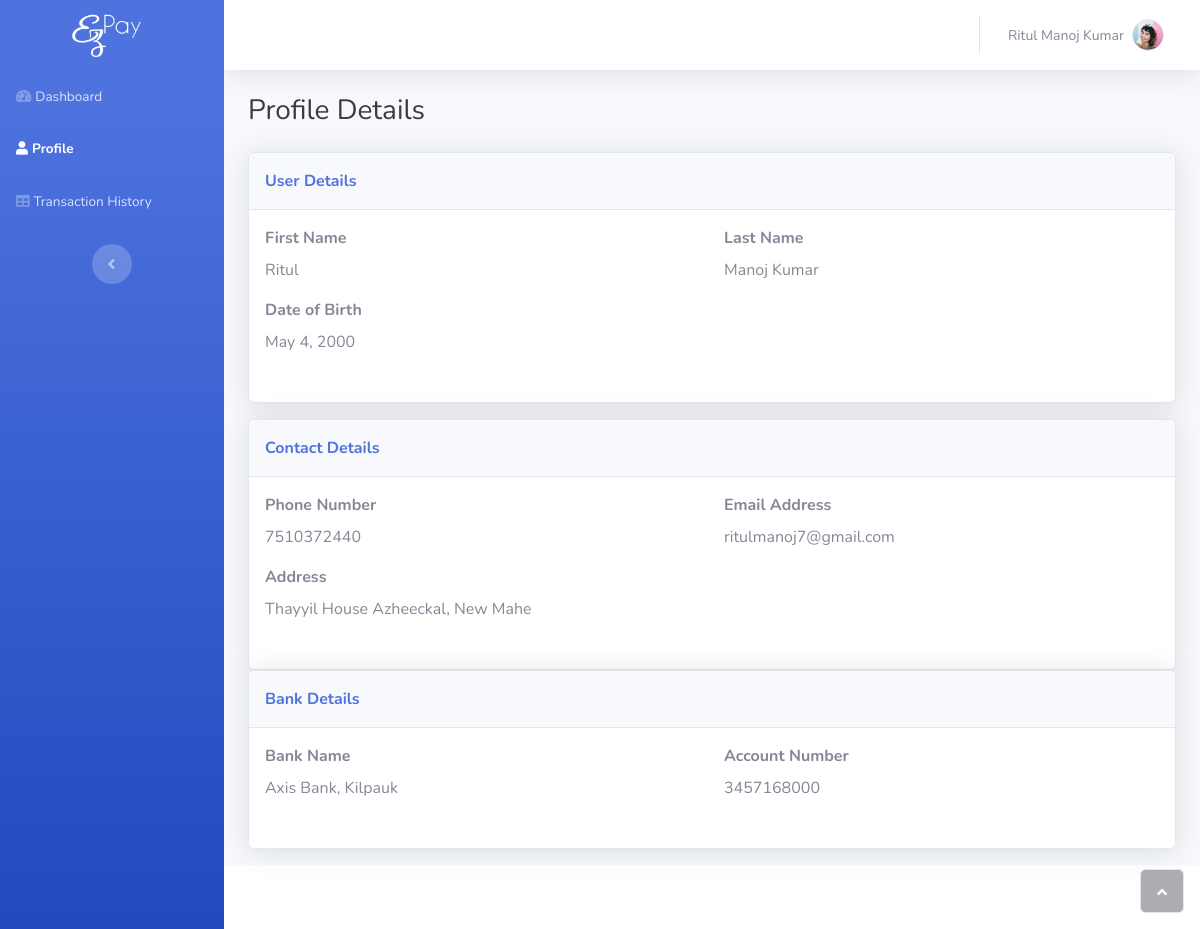
The page /profile/ (signed in) on the database as committed earlier.
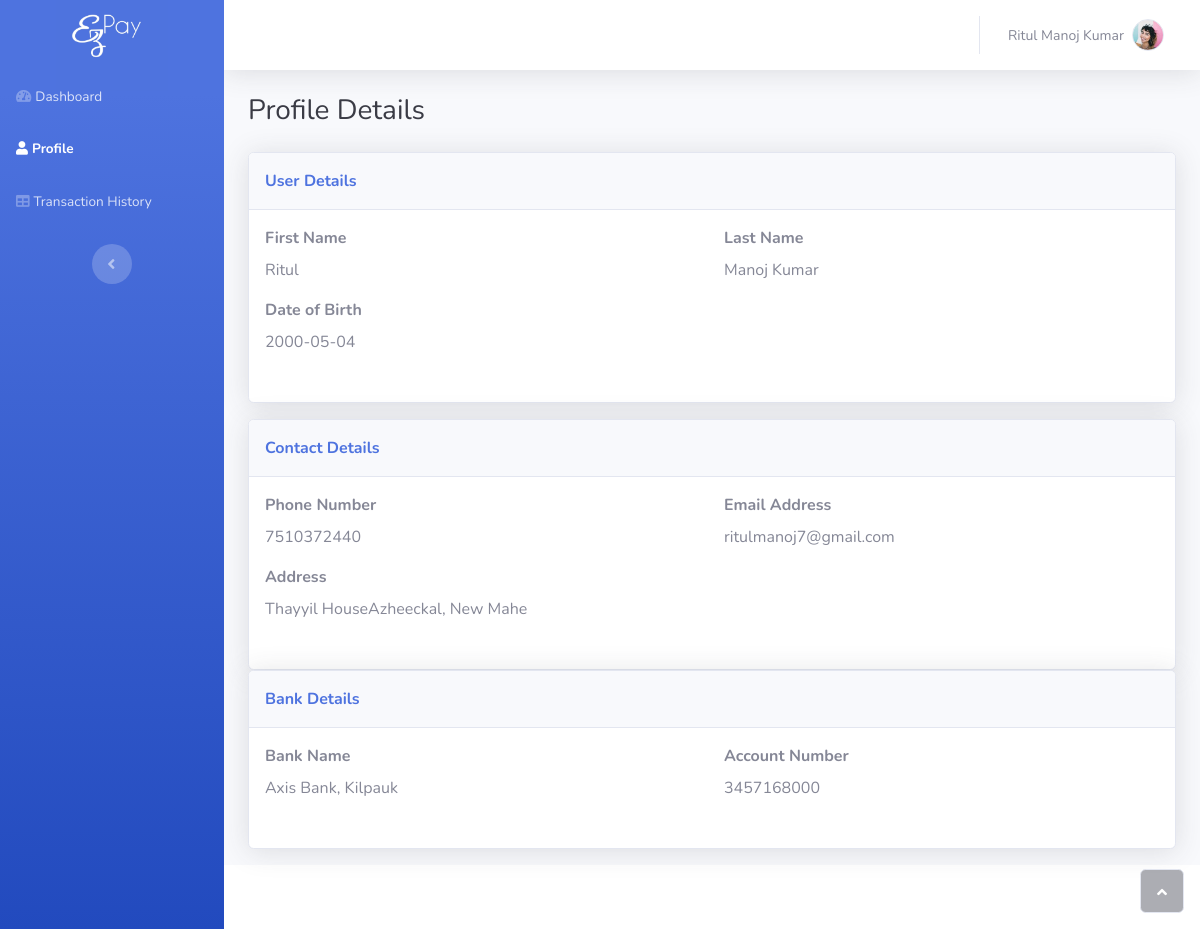
The same page on the database as committed later.
### gateway/models.py (models this page shows, shortened)
class Account(models.Model):
    acc_number = models.BigIntegerField(max_length=10, null=True, default = 0)
    user = models.ForeignKey(User,on_delete=models.CASCADE, null=True)
    bank = models.ForeignKey(Bank, on_delete=models.CASCADE, null=True)
    first_name = models.CharField(max_length=25)
    last_name = models.CharField(max_length=25)
    dob = models.CharField(null=True, max_length=25)
    phone_number = models.IntegerField(max_length=10)
    email_address = models.EmailField()
    mpin = models.IntegerField(max_length=6, null=True)
    address = models.TextField()
    balance = models.FloatField(default=0.0, max_length=10)

class Bank(models.Model):
    name = models.CharField(max_length=25)
    ifsc_code = models.CharField(max_length=25)
    branch_name = models.CharField(max_length=25)
    address = models.TextField()
    def __str__(self):
        return self.name + ', ' + self.branch_name

### gateway/views.py (the view)
# urls.py: path('profile/',profile,name='profile'),
@login_required(login_url='login')
def profile(request):
    acc_holder = Account.objects.get(user=User.objects.get(id=request.user.id))
    return render(request, 'gateway/profile.html', {'user': acc_holder})

### gateway/templates/gateway/profile.html (shortened to what this page needs)
{% load static %}
<!DOCTYPE html>
<html>
<head>
    <link rel="stylesheet" href="{% static 'bootstrap/css/bootstrap.min.css' %}">
    <link rel="stylesheet" href="https://use.fontawesome.com/releases/v5.12.0/css/all.css">
    <link rel="stylesheet" href="https://cdnjs.cloudflare.com/ajax/libs/font-awesome/4.7.0/css/font-awesome.min.css">
    <link rel="stylesheet" href="{% static 'fonts/fontawesome5-overrides.min.css' %}">
    <link rel="stylesheet" href="{% static 'css/untitled.css' %}">
</head>
<body id="page-top">
    <div id="wrapper">
        <nav class="navbar navbar-dark align-items-start sidebar sidebar-dark accordion bg-gradient-primary p-0">
            <div class="container-fluid d-flex flex-column p-0">
                <a class="navbar-brand d-flex justify-content-center align-items-center sidebar-brand m-0" href={% url 'dashboard' %}>
                    <div class="sidebar-brand-icon"><img src="{% static 'img\android-chrome-192x192.png' %} " alt="" style="height: 7rem;"></i>
                    </div>
                <ul class="navbar-nav text-light" id="accordionSidebar">
                    <li class="nav-item"><a class="nav-link" href="{% url 'dashboard' %}"><i class="fas fa-tachometer-alt"></i><span>Dashboard</span></a></li>
                    <li class="nav-item"><a class="nav-link active" href="{% url 'profile' %}"><i class="fas fa-user"></i><span>Profile</span></a></li>
                    <li class="nav-item"><a class="nav-link" href="{% url 'transactions' %}"><i class="fas fa-table"></i>Transaction History</a></li>
                </ul>
                <div class="text-center d-none d-md-inline"><button class="btn rounded-circle border-0" id="sidebarToggle" type="button"></button></div>
            </div>
        </nav>
        <div class="d-flex flex-column" id="content-wrapper">
            <div id="content">
                <nav class="navbar navbar-light navbar-expand bg-white shadow mb-4 topbar static-top">
                    <div class="container-fluid"><button class="btn btn-link d-md-none rounded-circle me-3" id="sidebarToggleTop" type="button"></button>
                        <ul class="navbar-nav flex-nowrap ms-auto">
                            <li class="nav-item dropdown no-arrow">
                                <div class="nav-item dropdown no-arrow"><a class="dropdown-toggle nav-link" aria-expanded="false" data-bs-toggle="dropdown" href="#"><span class="d-none d-lg-inline me-2 text-gray-600 small">{{user.first_name}} {{user.last_name}}</span><img class="border rounded-circle img-profile" src="{% static 'img/avatars/avatar1.jpeg' %}"></a>
                                </div>
                            </li>
                        </ul>
                    </div>
                </nav>
                <div class="container-fluid">
                    <h3 class="text-dark mb-4">Profile Details</h3>
                    <div class="row mb-3">
                        <div class="col">
                            <div class="card shadow mb-3">
                                <div class="card-header py-3">
                                    <p class="text-primary m-0 fw-bold">User Details</p>
                                </div>
                                <div class="card-body">
                                    <form>
                                        <div class="row">
                                            <div class="col"><label class="form-label" for="first_name"><strong>First Name</strong></label>
                                                <p>{{user.first_name}}</p>
                                            </div>
                                            <div class="col">
                                                <div class="mb-3"><label class="form-label" for="last_name"><strong>Last Name</strong></label>
                                                    <p>{{user.last_name}}</p>
                                                </div>
                                            </div>
                                        </div>
                                        <div class="row">
                                            <div class="col">
                                                <div class="mb-3"><label class="form-label" for="email"><strong>Date of Birth</strong><br></label>
                                                    <p>{{user.dob}}</p>
                                                </div>
                                            </div>
                                        </div>
                                    </form>
                                </div>
                            </div>
                            <div class="card shadow">
                                <div class="card-header py-3">
                                    <p class="text-primary m-0 fw-bold">Contact Details</p>
                                </div>
                                <div class="card-body">
                                    <form>
                                        <div class="row">
                                            <div class="col">
                                                <div class="mb-3"><label class="form-label" for="city"><strong>Phone Number</strong></label>
                                                    <p>{{user.phone_number}}</p>
                                                </div>
                                            </div>
                                            <div class="col">
                                                <div class="mb-3"><label class="form-label" for="country"><strong>Email Address</strong></label>
                                                    <p>{{user.email_address}}<br></p>
                                                </div>
                                            </div>
                                        </div>
                                        <div class="row">
                                            <div class="col">
                                                <div class="mb-3"><label class="form-label" for="city"><strong>Address</strong><br></label>
                                                    <p>{{user.address}}</p>
                                                </div>
                                            </div>
                                        </div>
                                    </form>
                                </div>
                            </div>
                            <div class="card shadow">
                                <div class="card-header py-3">
                                    <p class="text-primary m-0 fw-bold">Bank Details</p>
                                </div>
                                <div class="card-body">
                                    <form>
                                        <div class="row">
                                            <div class="col">
                                                <div class="mb-3"><label class="form-label" for="city"><strong>Bank Name&nbsp;</strong><br></label>
                                                    <p>{{user.bank}}</p>
                                                </div>
                                            </div>
                                            <div class="col">
                                                <div class="mb-3"><label class="form-label" for="country"><strong>Account Number</strong></label>
                                                    <p>{{user.acc_number}}<br></p>
                                                </div>
                                            </div>
                                        </div>
                                    </form>
                                </div>
                            </div>
                        </div>
                    </div>
                </div>
            </div>
            <footer class="bg-white sticky-footer">
            </footer>
        </div><a class="border rounded d-inline scroll-to-top" href="#page-top"><i class="fas fa-angle-up"></i></a>
    </div>
</body>
</html>

### static/css/untitled.css (style rules this page uses)
.card-body { align-content: center; }

Rows that differ between the two databases and show on the page:
changed Account "Ritul": dob "May 4, 2000" → "2000-05-04"; address "Thayyil House Azheeckal, New Mahe" → "Thayyil HouseAzheeckal, New Mahe"
